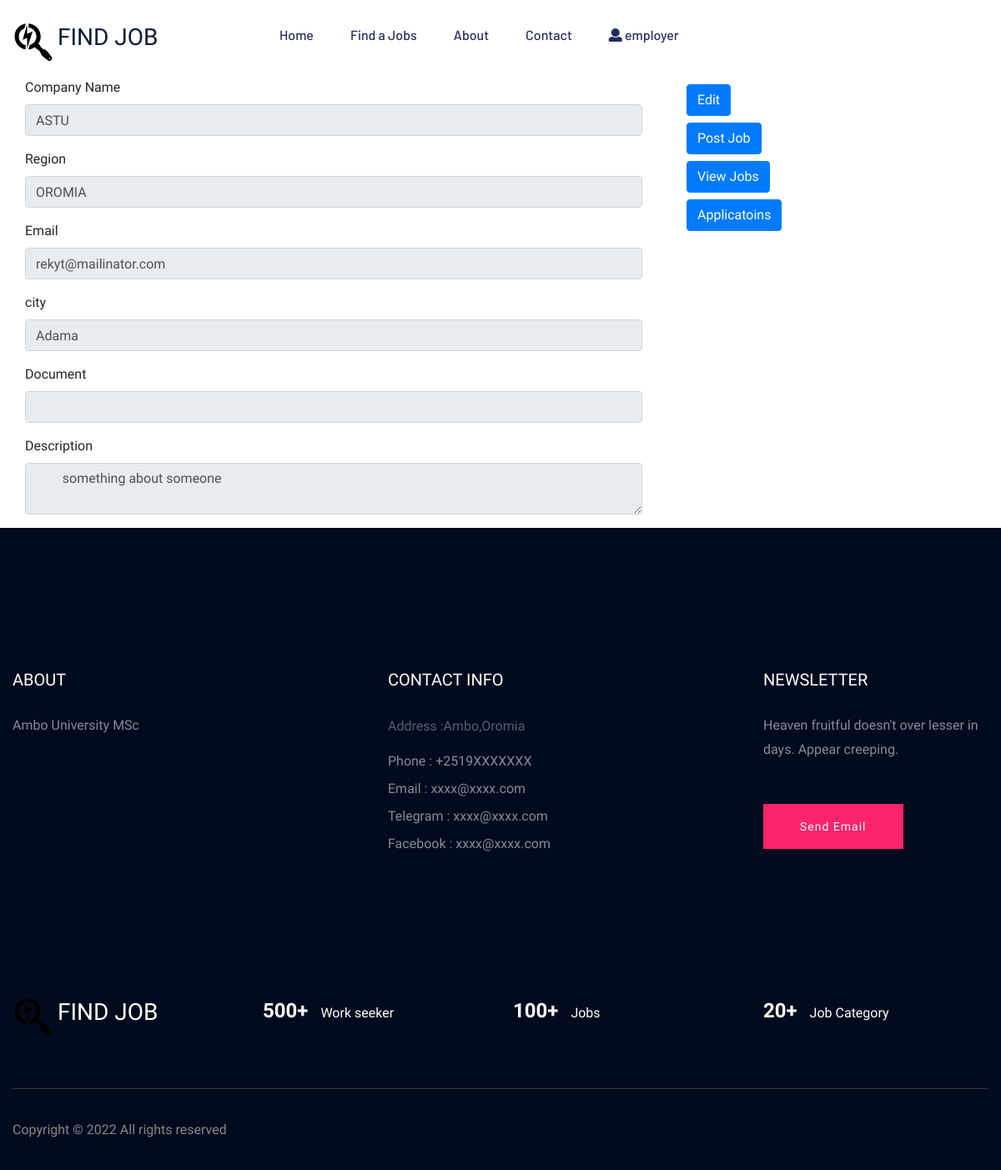
Screenshot of /accounts/your-company/ (signed in) with the database file from the repository.
### apps/user/models.py (models this page shows, shortened)
class User(AbstractUser):
    gender = models.CharField(max_length=2,choices=GENDER_CHOICES)
    phone = models.CharField(max_length=20)
    region = models.CharField(max_length=30,choices=REGION_CHOICES)
    city = models.CharField(max_length=15,choices=CITY_CHOICE)
    created_at = models.DateTimeField(auto_now_add=True)
    updated_at = models.DateTimeField(auto_now=True)
    user_type = models.CharField(max_length=20,choices=USER_TYPE_CHOICE,default="APPLICANT")
    def is_admin(self):
        return self.user_type=="ADMIN" and self.is_superuser
    def is_employer(self):
        return self.user_type == "EMPLOYEE"

### apps/jobsearch/models.py (models this page shows, shortened)
class Company(models.Model):
    employee = models.OneToOneField(Employer, on_delete=models.CASCADE)
    name = models.CharField(max_length=300)
    region = models.CharField(max_length=30,choices=REGION_CHOICES)
    city = models.CharField(max_length=15,choices=CITY_CHOICE)
    document = models.FileField(upload_to="company",blank=True,null=True)
    description = models.TextField()
    created_at = models.DateTimeField(auto_now_add=True)
    updated_at = models.DateTimeField(auto_now=True)
    email = models.EmailField()
    status = models.BooleanField(default=False)

### apps/user/views.py (the view)
# urls.py: path('your-company/',views.view_company,name='your-company'),
@login_required
def view_company(request):
    user = request.user
    user_company = user.employer.company
    context={'company':user_company}
    return render(request, "user/company.html",context=context)

### apps/user/templates/user/company.html (shortened to what this page needs)
{% extends 'base.html' %} {% load static%}
{%block content%}
<div class="container mt-2">
  <div class="row">
  <div class="col-md-8">
    <div
    <div class="form-group col-md-12">
      <label for="company-name">Company Name</label>
      <input
        type="text"
        class="form-control"
        name="first-name"
        readonly
        id="first-name"
        placeholder="Enter your Name"
        value="{{company.name}}"
      />
    </div>
    <div class="form-group col-md-12">
      <label for="region">Region</label>
      <input
        type="text"
        class="form-control"
        name="region"
        id="region"
        readonly
        value="{{company.region}}"
      />
    </div>
    <div class="form-group col-md-12">
      <label for="email">Email</label>
      <input
        type="text"
        class="form-control"
        name="email"
        id="email"
        readonly
        value="{{company.email}}"
      />
    </div>
    <div class="form-group col-md-12">
      <label for="city">city</label>
      <input
        type="text"
        class="form-control"
        name="city"
        id="city"
        readonly
        value="{{company.city}}"
      />
    </div>
    <div class="form-group col-md-12">
        <label for="document">Document</label>
        <input
          type="text"
          class="form-control"
          name="document"
          id="document"
          readonly
          value="{{company.document}}"
        />
      </div>
    <div class="form-group col-md-12">
      <label for="description">Description</label>
      <textarea
        type="text"
        class="form-control"
        name="description"
        id="description"
        readonly >
        {{company.description}}
        </textarea>
    </div>
  </div>
  <div class="col-md-4 mb-3">
    <div class="m-2">
        <a class="btn2 btn2-primary" href="{%url 'edit-company' %} ">Edit</a>
    </div>
    <div class="m-2">
        <a class="btn2 btn2-primary" disabled  href="{%url 'job-post' %}">Post Job</a>
    </div>
    <div class="m-2">
        <a class="btn2 btn2-primary" href="{%url 'company-job-list' %} ">View Jobs</a>
    </div>
    <div class="m-2">
        <a class="btn2 btn2-primary" href="{%url 'company-job-application-list' %} ">Applicatoins</a>
    </div>
  </div>
</div>
  {%endblock content%}

### templates/includes/header.html (shortened to what this page needs)
<header>
  <div class="header-area header-transparrent">
    <div class="headder-top header-sticky">
      <div class="container">
        <div class="row align-items-center">
          <div class="col-lg-3 col-md-2">
            <div class="logo mt-3">
              <a href="{%url 'home' %}">
                <h3 class="d-inline">FIND JOB</h3>
              </a>
            </div>
          </div>
          <div class="col-lg-9 col-md-9">
            <div class="menu-wrapper">
              <div class="main-menu">
                <nav class="d-none d-lg-block">
                  <ul id="navigation">
                    <li><a href="{% url 'home' %}">Home</a></li>
                    <li><a href="{% url 'job-list'%}">Find a Jobs </a></li>
                    <li><a href="{% url 'about'%}">About</a></li>
                    <li><a href="{%url 'contact' %}">Contact</a></li>
                    {%if user.is_authenticated %}
                    <li>
                      <a href="#">
                        <i class="fa fa-user"></i>
                        {{user.username}}
                      </a>
                    </li>
                    {% endif %}
                  </ul>
                </nav>
              </div>
            </div>
          </div>
          <div class="col-12">
          </div>
        </div>
      </div>
    </div>
  </div>
</header>

### apps/user/templates/user/company.html (style rules this page uses)
.btn2 { display: inline-block; font-weight: 400; text-align: center; white-space: nowrap; vertical-align: middle; border: 1px solid transparent; padding: 0.375rem 0.75rem; font-size: 1rem; line-height: 1.5; border-radius: 0.25rem; transition: color 0.15s ease-in-out, background-color 0.15s ease-in-out, border-color 0.15s ease-in-out, box-shadow 0.15s ease-in-out; }
.btn2-primary { color: #fff; background-color: #007bff; border-color: #007bff; }

### rows the page displays
User: username "employer"
Company: first-name "ASTU", region "OROMIA", email "rekyt@mailinator.com", city "Adama", description "something about someone"
